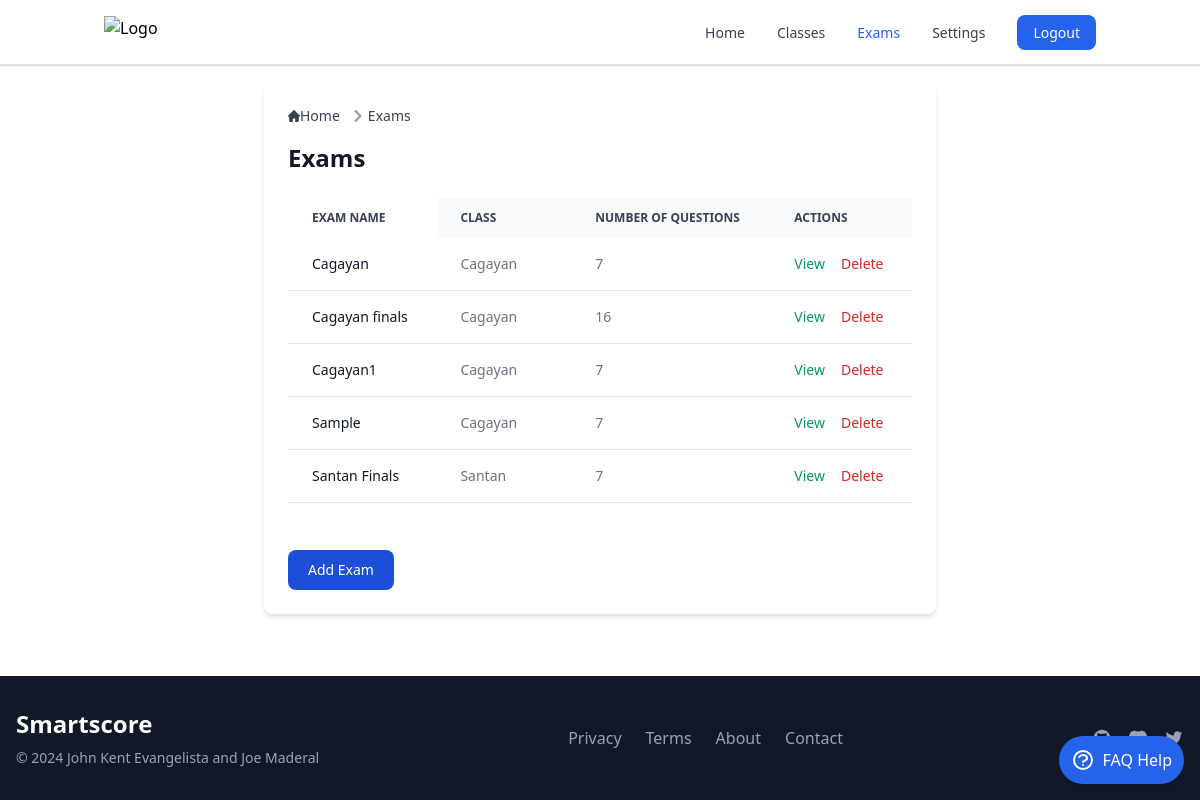
Page /exams/ (signed in) on the earlier database version.
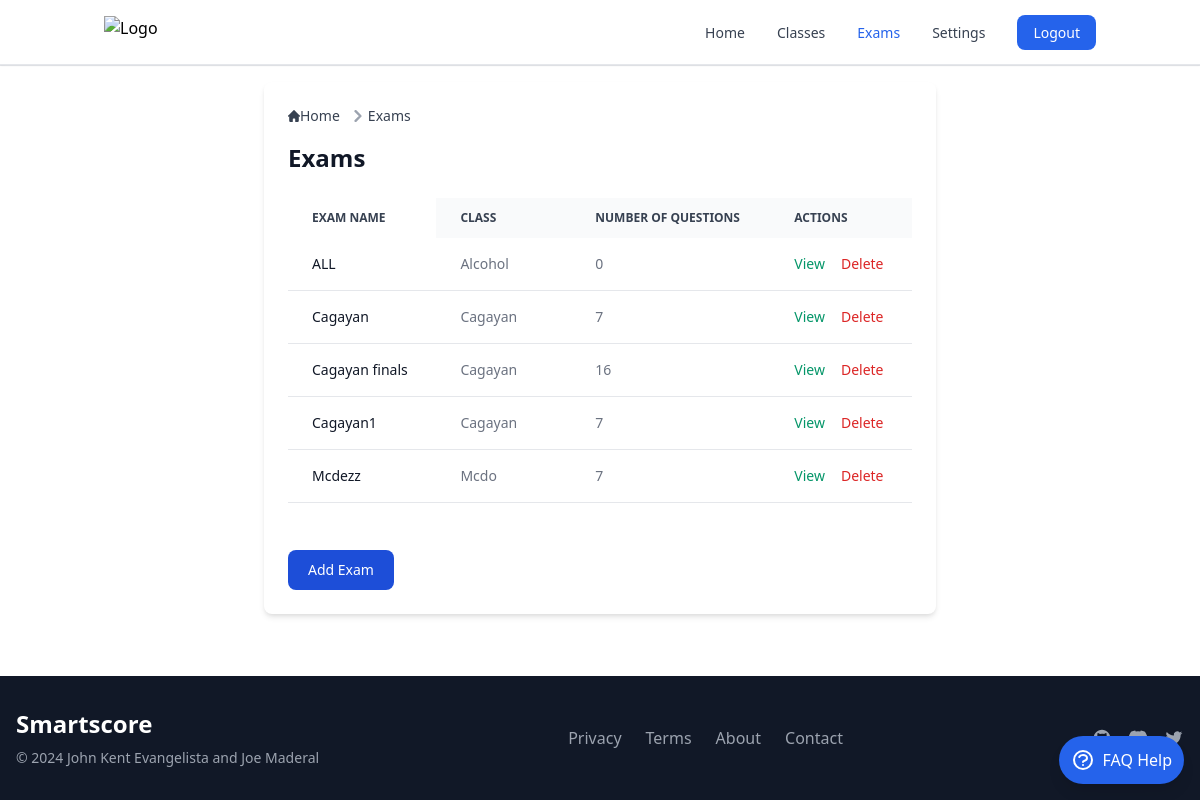
Same page on the later database version.
### smartscoreapp/models.py (models this page shows, shortened)
class Exam(models.Model):
    exam_id = models.CharField(max_length=3, unique=True, editable=False)
    name = models.CharField(max_length=50)
    class_assigned = models.ForeignKey(Class, related_name='exams', on_delete=models.SET_NULL, null=True)  # Set to NULL on class deletion
    questions = models.ManyToManyField(Question, related_name='exams')
    set_id = models.CharField(max_length=6, unique=True, blank=True)
    instructions = models.TextField(blank=True, null=True)
    time_limit = models.IntegerField(null=True, blank=True)

class Class(models.Model):
    name = models.CharField(max_length=100)
    description = models.TextField(blank=True)
    user = models.ForeignKey(settings.AUTH_USER_MODEL, on_delete=models.CASCADE)

### smartscoreapp/views.py (the view)
# urls.py: path('exams/', exams_view, name='exams'),
@login_required
def exams_view(request):
    user_instance = request.user
    if request.method == 'POST':
        form = ExamForm(request.POST, user=user_instance)
        if form.is_valid():
            exam = form.save(commit=False)
            exam.save()
            for i in range(3):
                ExamSet.objects.create(exam=exam, set_number=i + 1)
            messages.success(request, 'Exam and sets added successfully!')
            return redirect('exams')
        else:
            messages.error(request, 'There was an error adding the exam. Please check the form for errors.')
    else:
        form = ExamForm(user=user_instance)
    exams = Exam.objects.filter(class_assigned__user=user_instance)\
        .annotate(num_questions=Count('questions'))\
        .order_by('name')  # Add this line to sort alphabetically
    classes = Class.objects.filter(user=user_instance)
    context = {
        'exams': exams,
        'form': form,
        'classes': classes,
    }
    return render(request, 'exams.html', context)

### templates/exams/exams.html (shortened to what this page needs)
{% extends "base.html" %} {% block content %}
<div class="max-w-2xl mx-auto p-6 bg-white shadow-md rounded-lg">
  <nav class="flex mb-4" aria-label="Breadcrumb">
    <ol
      class="inline-flex items-center space-x-1 md:space-x-2 rtl:space-x-reverse"
    >
      <li class="inline-flex items-center">
        <a
          href="{% url 'index' %}"
          class="inline-flex items-center text-sm font-medium text-gray-700 hover:text-blue-600 dark:text-gray-400 dark:hover:text-white"
        >
          Home
        </a>
      </li>
      <li class="flex items-center">
        <svg
          class="rtl:rotate-180 w-3 h-3 text-gray-400 mx-1"
          aria-hidden="true"
          xmlns="http://www.w3.org/2000/svg"
          fill="none"
          viewBox="0 0 6 10"
        >
          <path
            stroke="currentColor"
            stroke-linecap="round"
            stroke-linejoin="round"
            stroke-width="2"
            d="m1 9 4-4-4-4"
          />
        </svg>
        <a
          href="{% url 'exams' %}"
          class="text-sm font-medium text-gray-700 hover:text-blue-600 dark:text-gray-400 dark:hover:text-white"
          >Exams</a
        >
      </li>
    </ol>
  </nav>
  <h1 class="text-2xl font-semibold text-gray-900 dark:text-white mb-6">
    Exams
  </h1>
  <div class="relative overflow-x-auto max-h-80 mb-6">
    <table
      class="min-w-full text-sm text-left text-gray-500 dark:text-gray-400"
    >
      <thead
        class="text-xs text-gray-700 uppercase bg-gray-50 dark:bg-gray-700 dark:text-gray-400"
      >
        <tr>
          <th
            scope="col"
            class="px-6 py-3 sticky left-0 bg-white dark:bg-gray-800 z-10"
          >
            Exam Name
          </th>
          <th scope="col" class="px-6 py-3">Class</th>
          <th scope="col" class="px-6 py-3">Number of Questions</th>
          <th scope="col" class="px-6 py-3 min-w-[150px]">Actions</th>
        </tr>
      </thead>
      <tbody>
        {% for exam in exams %}
        <tr class="bg-white border-b dark:bg-gray-800 dark:border-gray-700">
          <td
            class="px-6 py-4 font-medium text-gray-900 dark:text-white sticky left-0 bg-white dark:bg-gray-800 z-10"
          >
            {{ exam.name }}
          </td>
          <td class="px-6 py-4">{{ exam.class_assigned.name }}</td>
          <td class="px-6 py-4">{{ exam.num_questions }}</td>
          <td class="px-6 py-4 flex gap-4">
            <a
              href="{% url 'exam_detail' exam.id %}"
              class="text-green-600 hover:underline"
              >View</a
            >
            <a
              href="{% url 'delete_exam' exam.id %}"
              class="text-red-600 hover:underline"
              onclick="return confirm('Are you sure you want to delete this exam?');"
              >Delete</a
            >
          </td>
        </tr>
        {% endfor %}
      </tbody>
    </table>
  </div>
  <div class="add-exam-section mt-8">
    <button
      data-modal-target="add-exam-modal"
      data-modal-toggle="add-exam-modal"
      class="block text-white bg-blue-700 hover:bg-blue-800 focus:ring-4 focus:outline-none focus:ring-blue-300 font-medium rounded-lg text-sm px-5 py-2.5 text-center dark:bg-blue-600 dark:hover:bg-blue-700 dark:focus:ring-blue-800"
      type="button"
    >
      Add Exam
    </button>
  </div>
</div>
{% endblock %}

Differences in the rows shown:
no longer on this page (row unchanged): Exam: name "Sample", class_assigned.name "Cagayan", num_questions "7"
no longer on this page (row unchanged): Exam: name "Santan Finals", class_assigned.name "Santan", num_questions "7"
added Exam: name "ALL", class_assigned.name "Alcohol", num_questions "0"
added Exam: name "Mcdezz", class_assigned.name "Mcdo", num_questions "7"
